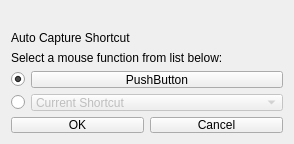
<?xml version="1.0" encoding="UTF-8"?>
<ui version="4.0">
 <class>CommandEditor</class>
 <widget class="QWidget" name="CommandEditor">
  <property name="geometry">
   <rect>
    <x>0</x>
    <y>0</y>
    <width>294</width>
    <height>144</height>
   </rect>
  </property>
  <property name="minimumSize">
   <size>
    <width>294</width>
    <height>144</height>
   </size>
  </property>
  <property name="maximumSize">
   <size>
    <width>314</width>
    <height>144</height>
   </size>
  </property>
  <property name="windowTitle">
   <string>Command Editor</string>
  </property>
  <layout class="QVBoxLayout" name="verticalLayout_2">
   <item>
    <layout class="QVBoxLayout" name="verticalLayout">
     <item>
      <widget class="QLabel" name="current_shortcut">
       <property name="visible">
        <bool>false</bool>
       </property>
       <property name="text">
        <string/>
       </property>
      </widget>
     </item>
     <item>
      <widget class="QLabel" name="label">
       <property name="text">
        <string>Auto Capture Shortcut</string>
       </property>
      </widget>
     </item>
     <item>
      <widget class="QLabel" name="label_2">
       <property name="enabled">
        <bool>true</bool>
       </property>
       <property name="visible">
        <bool>false</bool>
       </property>
       <property name="text">
        <string>Select a mouse function from list below:</string>
       </property>
      </widget>
     </item>
     <item>
      <layout class="QHBoxLayout" name="horizontalLayout">
       <item>
        <widget class="QRadioButton" name="radioButton1">
         <property name="sizePolicy">
          <sizepolicy hsizetype="Fixed" vsizetype="Fixed">
           <horstretch>0</horstretch>
           <verstretch>0</verstretch>
          </sizepolicy>
         </property>
         <property name="text">
          <string/>
         </property>
         <property name="checked">
          <bool>true</bool>
         </property>
        </widget>
       </item>
       <item>
        <widget class="QPushButton" name="pushButton">
         <property name="text">
          <string>PushButton</string>
         </property>
        </widget>
       </item>
      </layout>
     </item>
     <item>
      <layout class="QHBoxLayout" name="horizontalLayout_3">
       <property name="sizeConstraint">
        <enum>QLayout::SetDefaultConstraint</enum>
       </property>
       <item>
        <widget class="QRadioButton" name="radioButton2">
         <property name="sizePolicy">
          <sizepolicy hsizetype="Fixed" vsizetype="Fixed">
           <horstretch>0</horstretch>
           <verstretch>0</verstretch>
          </sizepolicy>
         </property>
         <property name="text">
          <string/>
         </property>
        </widget>
       </item>
       <item>
        <widget class="QComboBox" name="buttons_specials_field">
         <property name="enabled">
          <bool>false</bool>
         </property>
         <property name="maximumSize">
          <size>
           <width>300</width>
           <height>16777215</height>
          </size>
         </property>
         <property name="styleSheet">
          <string notr="true"/>
         </property>
         <item>
          <property name="text">
           <string>Current Shortcut</string>
          </property>
         </item>
         <item>
          <property name="text">
           <string>Button1</string>
          </property>
         </item>
         <item>
          <property name="text">
           <string>Button2</string>
          </property>
         </item>
         <item>
          <property name="text">
           <string>Button3</string>
          </property>
         </item>
         <item>
          <property name="text">
           <string>Button6</string>
          </property>
         </item>
         <item>
          <property name="text">
           <string>Button7</string>
          </property>
         </item>
         <item>
          <property name="text">
           <string>Button8</string>
          </property>
         </item>
         <item>
          <property name="text">
           <string>Button9</string>
          </property>
         </item>
         <item>
          <property name="text">
           <string>Button10</string>
          </property>
         </item>
         <item>
          <property name="text">
           <string>Button11</string>
          </property>
         </item>
         <item>
          <property name="text">
           <string>DPIUp</string>
          </property>
         </item>
         <item>
          <property name="text">
           <string>DPIDown</string>
          </property>
         </item>
         <item>
          <property name="text">
           <string>DPICycle</string>
          </property>
         </item>
         <item>
          <property name="text">
           <string>ModeSwitch</string>
          </property>
         </item>
         <item>
          <property name="text">
           <string>DPIShift</string>
          </property>
         </item>
         <item>
          <property name="text">
           <string>DPIDefault</string>
          </property>
         </item>
        </widget>
       </item>
      </layout>
     </item>
     <item>
      <layout class="QHBoxLayout" name="horizontalLayout_2">
       <item>
        <widget class="QPushButton" name="btn_ok">
         <property name="text">
          <string>OK</string>
         </property>
        </widget>
       </item>
       <item>
        <widget class="QPushButton" name="btn_cancel">
         <property name="text">
          <string>Cancel</string>
         </property>
        </widget>
       </item>
      </layout>
     </item>
    </layout>
   </item>
  </layout>
 </widget>
 <resources/>
 <connections>
  <connection>
   <sender>radioButton1</sender>
   <signal>clicked(bool)</signal>
   <receiver>buttons_specials_field</receiver>
   <slot>setDisabled(bool)</slot>
   <hints>
    <hint type="sourcelabel">
     <x>17</x>
     <y>56</y>
    </hint>
    <hint type="destinationlabel">
     <x>87</x>
     <y>89</y>
    </hint>
   </hints>
  </connection>
  <connection>
   <sender>radioButton2</sender>
   <signal>clicked(bool)</signal>
   <receiver>buttons_specials_field</receiver>
   <slot>setEnabled(bool)</slot>
   <hints>
    <hint type="sourcelabel">
     <x>15</x>
     <y>90</y>
    </hint>
    <hint type="destinationlabel">
     <x>192</x>
     <y>88</y>
    </hint>
   </hints>
  </connection>
  <connection>
   <sender>radioButton1</sender>
   <signal>clicked(bool)</signal>
   <receiver>label</receiver>
   <slot>show()</slot>
   <hints>
    <hint type="sourcelabel">
     <x>17</x>
     <y>66</y>
    </hint>
    <hint type="destinationlabel">
     <x>128</x>
     <y>41</y>
    </hint>
   </hints>
  </connection>
  <connection>
   <sender>radioButton1</sender>
   <signal>clicked(bool)</signal>
   <receiver>label_2</receiver>
   <slot>hide()</slot>
   <hints>
    <hint type="sourcelabel">
     <x>17</x>
     <y>61</y>
    </hint>
    <hint type="destinationlabel">
     <x>67</x>
     <y>33</y>
    </hint>
   </hints>
  </connection>
  <connection>
   <sender>radioButton2</sender>
   <signal>clicked(bool)</signal>
   <receiver>label</receiver>
   <slot>hide()</slot>
   <hints>
    <hint type="sourcelabel">
     <x>17</x>
     <y>93</y>
    </hint>
    <hint type="destinationlabel">
     <x>60</x>
     <y>45</y>
    </hint>
   </hints>
  </connection>
  <connection>
   <sender>radioButton2</sender>
   <signal>clicked(bool)</signal>
   <receiver>label_2</receiver>
   <slot>show()</slot>
   <hints>
    <hint type="sourcelabel">
     <x>19</x>
     <y>98</y>
    </hint>
    <hint type="destinationlabel">
     <x>56</x>
     <y>38</y>
    </hint>
   </hints>
  </connection>
 </connections>
</ui>
